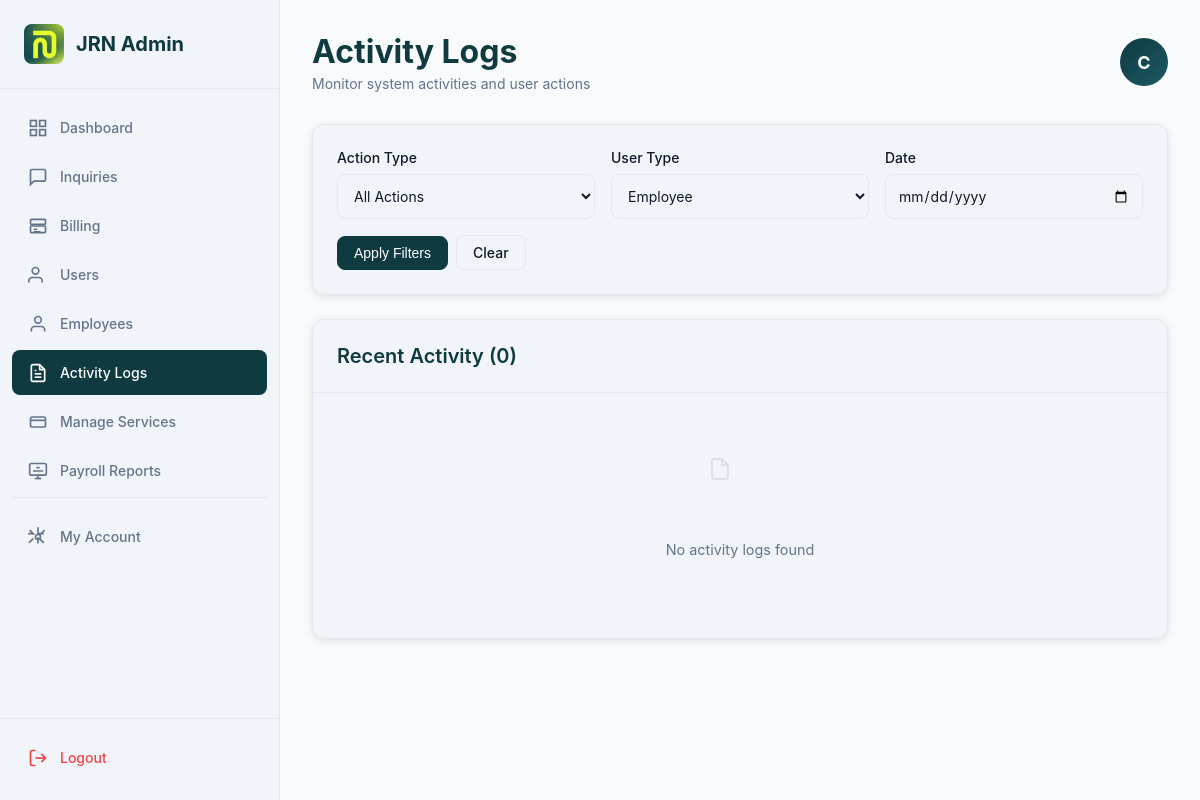
/admin/activity-logs.php?user_type=employee (signed in), run on an earlier commit of the app's database.
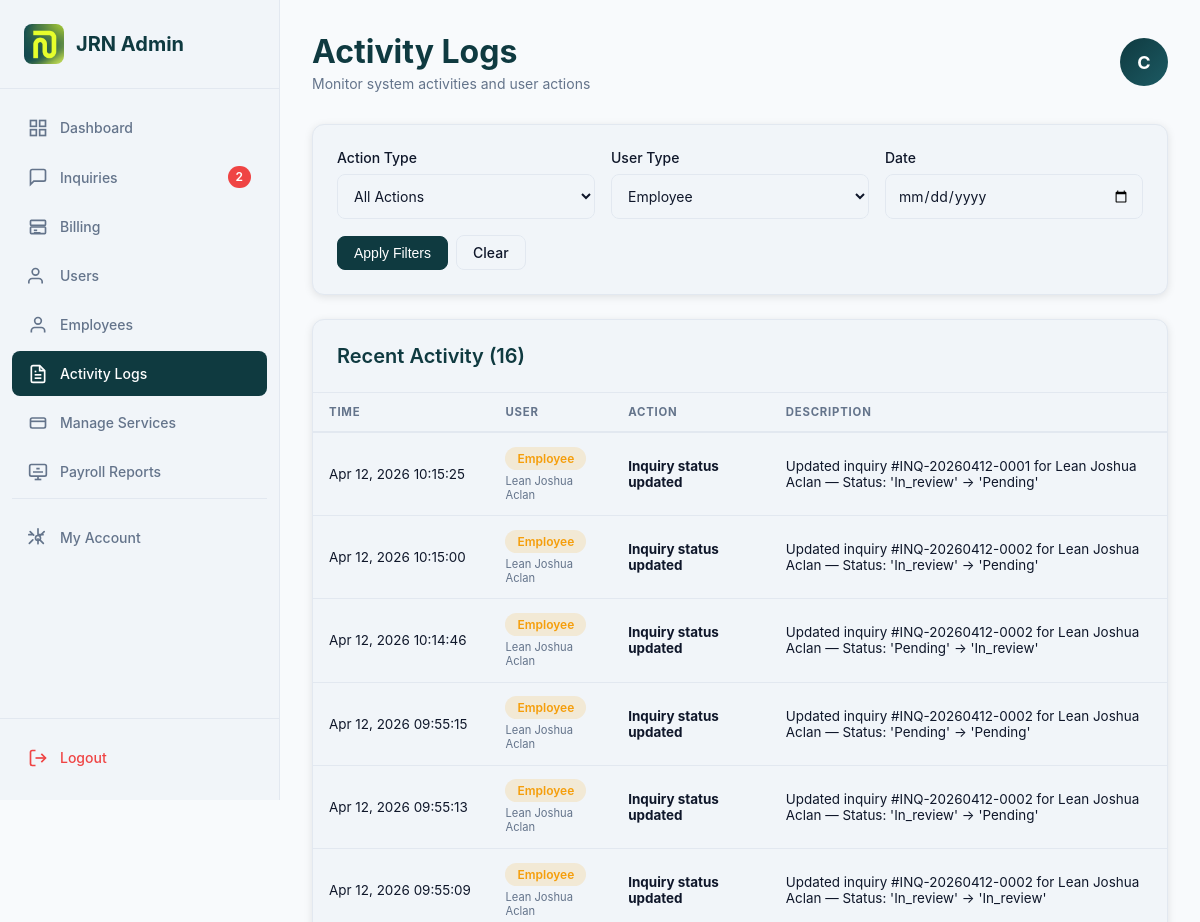
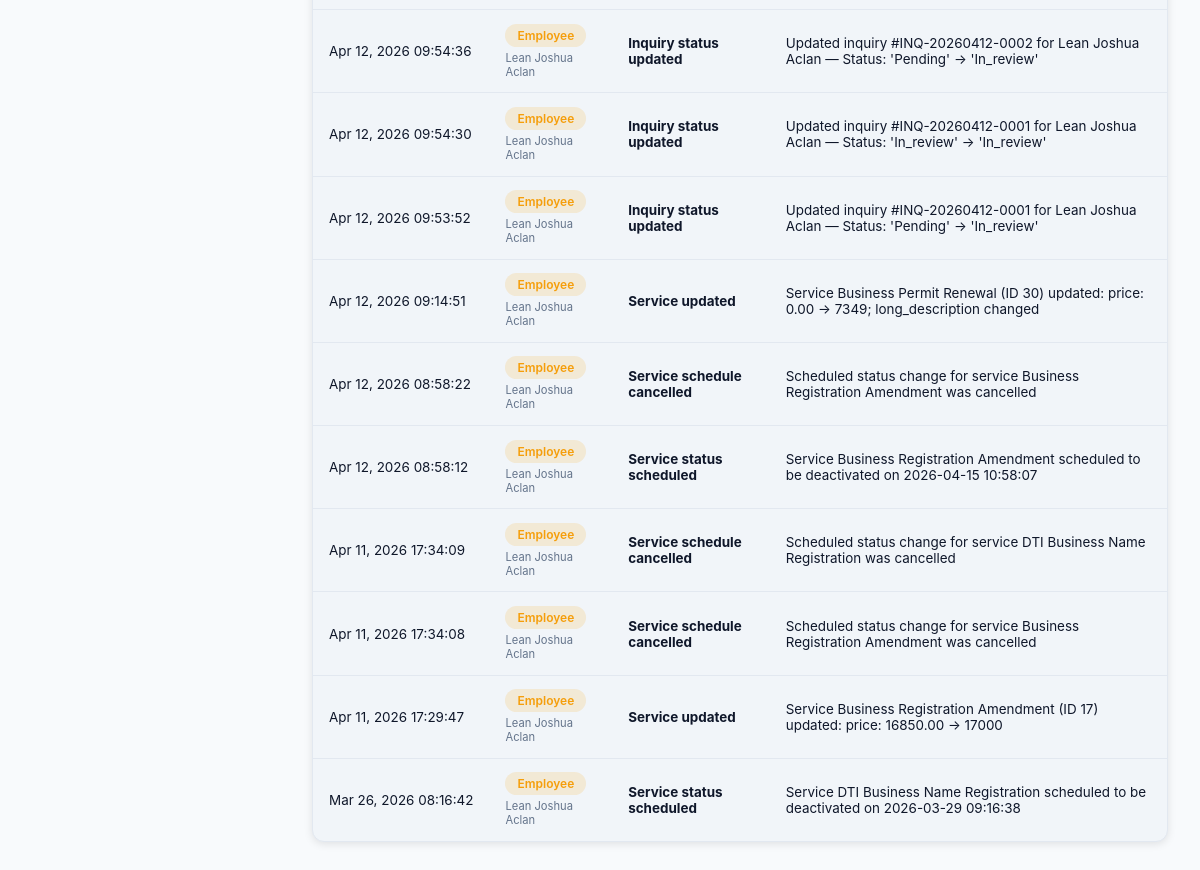
And on a later commit of the database (2 pictures, top to bottom).
### tables this page shows
CREATE TABLE `activity_logs` (
  `id` int(11) NOT NULL,
  `user_id` int(11) DEFAULT NULL,
  `user_type` enum('admin','employee','user') NOT NULL,
  `action` varchar(100) NOT NULL,
  `description` text DEFAULT NULL,
  `ip_address` varchar(45) DEFAULT NULL,
  `user_agent` varchar(255) DEFAULT NULL,
  `created_at` timestamp NOT NULL DEFAULT current_timestamp()
);

### includes/activity_logger.php (called while the page is built, shortened)
<?php
class ActivityLogger
{
    private $conn;
    public function __construct($connection)
    {
        $this->conn = $connection;
    }
    public function getLogs($filters = [])
    {
        $where = [];
        $params = [];
        $types = '';
        if (!empty($filters['user_type'])) {
            $where[] = "user_type = ?";
            $params[] = $filters['user_type'];
            $types .= 's';
        }
        $limit = $filters['limit'] ?? 100;
        $sql = "SELECT al.*,
                COALESCE(u.email, e.email, 'Deleted User') as user_email,
                COALESCE(u.first_name, e.first_name, '') as first_name,
                COALESCE(u.last_name, e.last_name, '') as last_name
                FROM activity_logs al
                LEFT JOIN users u ON al.user_id = u.id AND al.user_type = 'user'
                LEFT JOIN employees e ON al.user_id = e.id AND al.user_type IN ('admin', 'employee')";
        if (!empty($where)) {
            $sql .= " WHERE " . implode(" AND ", $where);
        }
        $sql .= " ORDER BY al.created_at DESC LIMIT ?";
        $stmt = $this->conn->prepare($sql);
        if (!empty($params)) {
            $types .= 'i';
            $params[] = $limit;
            $stmt->bind_param($types, ...$params);
        } else {
            $stmt->bind_param('i', $limit);
        }
        $stmt->execute();
        return $stmt->get_result()->fetch_all(MYSQLI_ASSOC);
    }
}

### admin/activity-logs.php (the view, shortened to what the changed rows need)
<?php
require_once '../connection/dbconn.php';
require_once '../includes/activity_logger.php';
$filter_user_type = $_GET['user_type'] ?? '';
$filters = ['limit' => 200];
if ($filter_user_type) $filters['user_type'] = $filter_user_type;
$logger = new ActivityLogger($conn);
$logs = $logger->getLogs($filters);
$stmt = $conn->prepare("SELECT COUNT(*) as pending_count FROM inquiries WHERE status = 'pending'");
$stmt->execute();
$pending_inquiries = $stmt->get_result()->fetch_assoc()['pending_count'];
?>
<!DOCTYPE html>
<html lang="en">
<head>
    <link rel="stylesheet" href="assets/css/index-admin.css">
    <link rel="stylesheet" href="assets/css/activity-logs.css">
    <link rel="stylesheet" href="assets/css/logout-modal.css">
</head>
<body>
    <aside class="sidebar">
        <div class="sidebar-header">
            <div class="sidebar-logo">
                <h2>JRN Admin</h2>
            </div>
        </div>
        <nav class="sidebar-nav">
            <a href="inquiries-admin.php" class="nav-item">
                <svg width="20" height="20" viewBox="0 0 24 24" fill="none" stroke="currentColor" stroke-width="2">
                    <path d="M21 15a2 2 0 0 1-2 2H7l-4 4V5a2 2 0 0 1 2-2h14a2 2 0 0 1 2 2z"></path>
                </svg>
                Inquiries
                <?php if (isset($pending_inquiries) && $pending_inquiries > 0): ?>
                    <span class="badge"><?php echo $pending_inquiries; ?></span>
                <?php endif; ?>
            </a>
        </nav>
    </aside>
    <main class="main-content">
        <header class="admin-header">
            <div class="admin-header-left">
                <h1>Activity Logs</h1>
            </div>
        </header>
        <div class="card">
            <div class="card-header">
                <h2>Recent Activity (<?php echo count($logs); ?>)</h2>
            </div>
            <?php if (count($logs) > 0): ?>
                <div class="table-responsive">
                    <table class="data-table">
                        <thead>
                            <tr>
                                <th>Time</th>
                                <th>User</th>
                                <th>Action</th>
                                <th>Description</th>
                            </tr>
                        </thead>
                        <tbody>
                            <?php foreach ($logs as $log): ?>
                                <tr>
                                    <td style="white-space: nowrap;">
                                        <?php echo date('M d, Y H:i:s', strtotime($log['created_at'])); ?>
                                    </td>
                                    <td>
                                        <span class="status <?php
                                                            echo $log['user_type'] === 'admin' ? 'status--info' : ($log['user_type'] === 'employee' ? 'status--warning' : 'status--success');
                                                            ?>">
                                            <?php echo ucfirst($log['user_type']); ?>
                                        </span>
                                        <small style="display: block; color: var(--text-secondary); margin-top: 0.25rem;">
                                            <?php
                                            if ($log['first_name'] && $log['last_name']) {
                                                echo htmlspecialchars($log['first_name'] . ' ' . $log['last_name']);
                                            } elseif ($log['user_email']) {
                                                echo htmlspecialchars($log['user_email']);
                                            } else {
                                                echo 'ID: ' . ($log['user_id'] ?? 'N/A');
                                            }
                                            ?>
                                        </small>
                                    </td>
                                    <td>
                                        <strong><?php echo ucfirst(str_replace('_', ' ', $log['action'])); ?></strong>
                                    </td>
                                    <td><?php echo htmlspecialchars($log['description']); ?></td>
                                </tr>
                            <?php endforeach; ?>
                        </tbody>
                    </table>
                </div>
            <?php else: ?>
                <div class="empty-state">
                    <svg width="64" height="64" fill="none" stroke="currentColor" stroke-width="1.5">
                        <path d="M14 2H6a2 2 0 0 0-2 2v16a2 2 0 0 0 2 2h12a2 2 0 0 0 2-2V8z"></path>
                        <polyline points="14 2 14 8 20 8"></polyline>
                    </svg>
                    <p>No activity logs found</p>
                </div>
            <?php endif; ?>
        </div>
    </main>
</body>
</html>

What changed in the data, as far as the page shows it:
added activity_logs: created_at "Apr 12, 2026 10:15:25", user_type "Employee", last_name "Lean Joshua Aclan", action "Inquiry status updated", description "Updated inquiry #INQ-20260412-0001 for Lean Joshua Aclan — Status: 'In_review' → 'Pending'"
added activity_logs: created_at "Apr 12, 2026 10:15:00", user_type "Employee", last_name "Lean Joshua Aclan", action "Inquiry status updated", description "Updated inquiry #INQ-20260412-0002 for Lean Joshua Aclan — Status: 'In_review' → 'Pending'"
added activity_logs: created_at "Apr 12, 2026 10:14:46", user_type "Employee", last_name "Lean Joshua Aclan", action "Inquiry status updated", description "Updated inquiry #INQ-20260412-0002 for Lean Joshua Aclan — Status: 'Pending' → 'In_review'"
added activity_logs: created_at "Apr 12, 2026 09:55:15", user_type "Employee", last_name "Lean Joshua Aclan", action "Inquiry status updated", description "Updated inquiry #INQ-20260412-0002 for Lean Joshua Aclan — Status: 'Pending' → 'Pending'"
added activity_logs: created_at "Apr 12, 2026 09:55:13", user_type "Employee", last_name "Lean Joshua Aclan", action "Inquiry status updated", description "Updated inquiry #INQ-20260412-0002 for Lean Joshua Aclan — Status: 'In_review' → 'Pending'"
added activity_logs: created_at "Apr 12, 2026 09:55:09", user_type "Employee", last_name "Lean Joshua Aclan", action "Inquiry status updated", description "Updated inquiry #INQ-20260412-0002 for Lean Joshua Aclan — Status: 'In_review' → 'In_review'"
added activity_logs: created_at "Apr 12, 2026 09:54:36", user_type "Employee", last_name "Lean Joshua Aclan", action "Inquiry status updated", description "Updated inquiry #INQ-20260412-0002 for Lean Joshua Aclan — Status: 'Pending' → 'In_review'"
added activity_logs: created_at "Apr 12, 2026 09:54:30", user_type "Employee", last_name "Lean Joshua Aclan", action "Inquiry status updated", description "Updated inquiry #INQ-20260412-0001 for Lean Joshua Aclan — Status: 'In_review' → 'In_review'"
added activity_logs: created_at "Apr 12, 2026 09:53:52", user_type "Employee", last_name "Lean Joshua Aclan", action "Inquiry status updated", description "Updated inquiry #INQ-20260412-0001 for Lean Joshua Aclan — Status: 'Pending' → 'In_review'"
added activity_logs: created_at "Apr 12, 2026 09:14:51", user_type "Employee", last_name "Lean Joshua Aclan", action "Service updated", description "Service Business Permit Renewal (ID 30) updated: price: 0.00 → 7349; long_description changed"
added activity_logs: created_at "Apr 12, 2026 08:58:22", user_type "Employee", last_name "Lean Joshua Aclan", action "Service schedule cancelled", description "Scheduled status change for service Business Registration Amendment was cancelled"
added activity_logs: created_at "Apr 12, 2026 08:58:12", user_type "Employee", last_name "Lean Joshua Aclan", action "Service status scheduled", description "Service Business Registration Amendment scheduled to be deactivated on 2026-04-15 10:58:07"
added activity_logs: created_at "Apr 11, 2026 17:34:09", user_type "Employee", last_name "Lean Joshua Aclan", action "Service schedule cancelled", description "Scheduled status change for service DTI Business Name Registration was cancelled"
added activity_logs: created_at "Apr 11, 2026 17:34:08", user_type "Employee", last_name "Lean Joshua Aclan", action "Service schedule cancelled", description "Scheduled status change for service Business Registration Amendment was cancelled"
added activity_logs: created_at "Apr 11, 2026 17:29:47", user_type "Employee", last_name "Lean Joshua Aclan", action "Service updated", description "Service Business Registration Amendment (ID 17) updated: price: 16850.00 → 17000"
added activity_logs: created_at "Mar 26, 2026 08:16:42", user_type "Employee", last_name "Lean Joshua Aclan", action "Service status scheduled", description "Service DTI Business Name Registration scheduled to be deactivated on 2026-03-29 09:16:38"
Also different on the page:
$pending_inquiries: (not shown) → "2"
count($logs): "0" → "16"
text no longer shown: "No activity logs found"
text now shown: "TIME USER ACTION DESCRIPTION"
